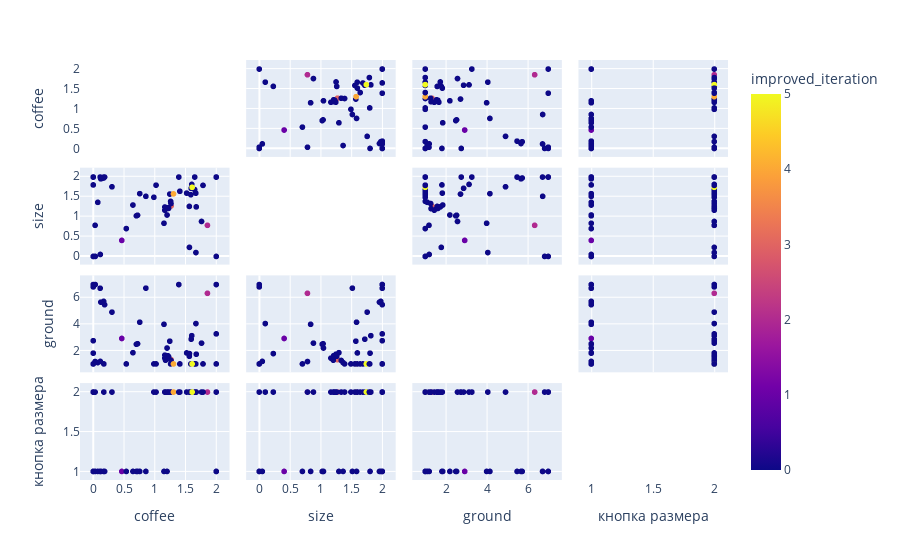

Source (notebook cell):
### Code cell
import plotly.express as px

fig = px.scatter_matrix(
    steps_df,
    dimensions=steps_df.columns[:-1],
    color="improved_iteration"
)
fig.update_traces(diagonal_visible=False)
fig.show()

### Figure 1 — Plotly figure (JSON) as saved in the notebook; plotly's stock layout.template omitted (floating-point values rounded to 4 significant figures)
{"data": [{"diagonal": {"visible": false}, "dimensions": [{"axis": {"matches": true}, "label": "coffee", "values": [0.4639, 0.7011, 1.857, 1.67, 1.564, 0.8555, 1.266, 1.15, 0.1688, 0.3043, 1.264, 1.258, 1.2, 1.225, 1.214, 1.165, 1.211, 1.175, 0.1845, 1.186, 0.1234, 1.164, 1.213, 0.7197, 2.0, 0.0, 2.0, 0.0, 0.0, 0.172, 0.02989, 0.0, 0.7562, 0.1123, 0.0, 2.0, 0.03181, 1.244, 1.305, 1.675, 1.761, 1.562, 1.602, 0.07334, 1.391, 0.6455, 1.592, 1.587, 1.65, 1.021, 1.408, 0.9858, 0.5369, 0.1149, 1.668, 1.648, 1.608, 0.0, 1.785, 1.519]}, {"axis": {"matches": true}, "label": "size", "values": [0.4042, 1.023, 0.7836, 0.09786, 0.2285, 1.514, 1.272, 0.8352, 1.976, 1.755, 1.333, 1.388, 1.044, 1.21, 1.227, 1.245, 1.211, 1.204, 2.0, 1.21, 1.955, 1.165, 1.214, 1.038, 2.0, 0.0, 2.0, 0.0, 2.0, 2.0, 0.7843, 2.0, 1.582, 2.0, 2.0, 0.0, 0.0, 1.571, 1.575, 1.249, 0.8808, 1.26, 1.815, 1.363, 2.0, 1.295, 1.717, 1.555, 2.0, 1.796, 1.642, 1.491, 0.7016, 0.04978, 1.593, 1.685, 1.741, 1.801, 1.791, 1.596]}, {"axis": {"matches": true}, "label": "ground", "values": [2.924, 2.489, 6.338, 4.052, 1.781, 6.727, 1.324, 3.994, 5.729, 4.916, 1.261, 1.004, 2.201, 1.554, 1.612, 1.665, 1.612, 1.283, 5.479, 1.62, 5.671, 1.44, 1.592, 2.527, 7.0, 6.823, 3.273, 1.0, 7.0, 1.0, 1.182, 2.756, 4.153, 6.722, 1.0, 1.0, 7.0, 2.72, 1.0, 1.735, 2.574, 1.582, 3.135, 1.101, 7.0, 1.852, 2.87, 1.0, 1.0, 1.0, 1.0, 1.0, 1.0, 1.191, 1.0, 1.0, 1.0, 1.814, 1.0, 1.832]}, {"axis": {"matches": true}, "label": "кнопка размера", "values": [1, 1, 2, 2, 2, 1, 2, 1, 1, 2, 2, 2, 1, 2, 2, 2, 2, 2, 1, 2, 1, 2, 2, 1, 1, 2, 2, 1, 2, 2, 2, 2, 1, 1, 1, 1, 1, 2, 2, 2, 2, 2, 2, 1, 2, 1, 2, 2, 2, 2, 2, 2, 1, 1, 2, 2, 2, 1, 2, 2]}], "hovertemplate": "%{xaxis.title.text}=%{x}<br>%{yaxis.title.text}=%{y}<br>improved_iteration=%{marker.color}<extra></extra>", "legendgroup": "", "marker": {"color": [1, 0, 2, 0, 0, 0, 3, 0, 0, 0, 0, 0, 0, 0, 0, 0, 0, 0, 0, 0, 0, 0, 0, 0, 0, 0, 0, 0, 0, 0, 0, 0, 0, 0, 0, 0, 0, 0, 4, 0, 0, 0, 0, 0, 0, 0, 0, 0, 0, 0, 0, 0, 0, 0, 0, 0, 5, 0, 0, 0], "coloraxis": "coloraxis", "symbol": "circle"}, "name": "", "showlegend": false, "type": "splom"}], "layout": {"coloraxis": {"colorbar": {"title": {"text": "improved_iteration"}}, "colorscale": [[0.0, "#0d0887"], [0.1111, "#46039f"], [0.2222, "#7201a8"], [0.3333, "#9c179e"], [0.4444, "#bd3786"], [0.5556, "#d8576b"], [0.6667, "#ed7953"], [0.7778, "#fb9f3a"], [0.8889, "#fdca26"], [1.0, "#f0f921"]]}, "dragmode": "select", "legend": {"tracegroupgap": 0}, "margin": {"t": 60}}}
